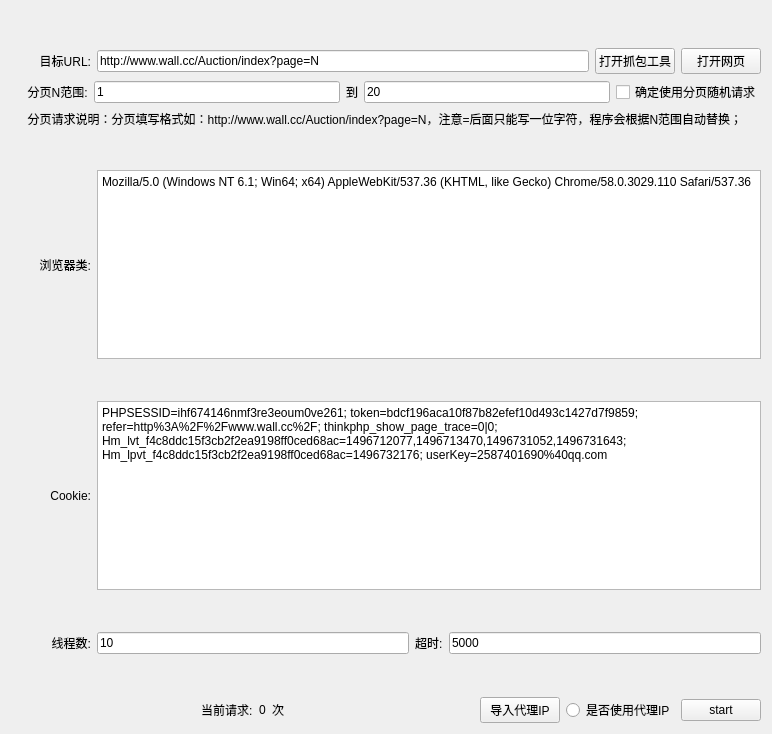
<?xml version="1.0" encoding="UTF-8"?>
<ui version="4.0">
 <class>QtHttpDdos</class>
 <widget class="QWidget" name="QtHttpDdos">
  <property name="geometry">
   <rect>
    <x>0</x>
    <y>0</y>
    <width>772</width>
    <height>734</height>
   </rect>
  </property>
  <property name="sizePolicy">
   <sizepolicy hsizetype="Minimum" vsizetype="Minimum">
    <horstretch>0</horstretch>
    <verstretch>0</verstretch>
   </sizepolicy>
  </property>
  <property name="minimumSize">
   <size>
    <width>0</width>
    <height>0</height>
   </size>
  </property>
  <property name="maximumSize">
   <size>
    <width>16777215</width>
    <height>16777215</height>
   </size>
  </property>
  <property name="windowTitle">
   <string>QtHttpDdos</string>
  </property>
  <property name="layoutDirection">
   <enum>Qt::LeftToRight</enum>
  </property>
  <layout class="QVBoxLayout" name="verticalLayout_2">
   <item>
    <layout class="QVBoxLayout" name="verticalLayout">
     <property name="sizeConstraint">
      <enum>QLayout::SetMinAndMaxSize</enum>
     </property>
     <item>
      <spacer name="verticalSpacer_5">
       <property name="orientation">
        <enum>Qt::Vertical</enum>
       </property>
       <property name="sizeHint" stdset="0">
        <size>
         <width>20</width>
         <height>40</height>
        </size>
       </property>
      </spacer>
     </item>
     <item>
      <layout class="QHBoxLayout" name="horizontalLayout">
       <item>
        <widget class="QLabel" name="label">
         <property name="minimumSize">
          <size>
           <width>80</width>
           <height>0</height>
          </size>
         </property>
         <property name="layoutDirection">
          <enum>Qt::RightToLeft</enum>
         </property>
         <property name="text">
          <string>目标URL:</string>
         </property>
         <property name="alignment">
          <set>Qt::AlignRight|Qt::AlignTrailing|Qt::AlignVCenter</set>
         </property>
        </widget>
       </item>
       <item>
        <widget class="QLineEdit" name="urlEdt">
         <property name="text">
          <string>http://www.wall.cc/Auction/index?page=N</string>
         </property>
        </widget>
       </item>
       <item>
        <widget class="QPushButton" name="getCookieBtn">
         <property name="text">
          <string>打开抓包工具</string>
         </property>
        </widget>
       </item>
       <item>
        <widget class="QPushButton" name="openUrl">
         <property name="text">
          <string>打开网页</string>
         </property>
        </widget>
       </item>
      </layout>
     </item>
     <item>
      <layout class="QHBoxLayout" name="pageRange">
       <item>
        <widget class="QLabel" name="label_8">
         <property name="text">
          <string>     分页N范围:</string>
         </property>
        </widget>
       </item>
       <item>
        <widget class="QLineEdit" name="pageRangeStart">
         <property name="text">
          <string>1</string>
         </property>
        </widget>
       </item>
       <item>
        <widget class="QLabel" name="label_9">
         <property name="text">
          <string>到</string>
         </property>
        </widget>
       </item>
       <item>
        <widget class="QLineEdit" name="pageRangeEnd">
         <property name="text">
          <string>20</string>
         </property>
        </widget>
       </item>
       <item>
        <widget class="QCheckBox" name="surePageRange">
         <property name="text">
          <string>确定使用分页随机请求</string>
         </property>
        </widget>
       </item>
      </layout>
     </item>
     <item>
      <layout class="QHBoxLayout" name="pageInstruction">
       <item>
        <widget class="QLabel" name="label_10">
         <property name="text">
          <string>     分页请求说明：分页填写格式如：http://www.wall.cc/Auction/index?page=N，注意=后面只能写一位字符，程序会根据N范围自动替换；</string>
         </property>
        </widget>
       </item>
      </layout>
     </item>
     <item>
      <spacer name="verticalSpacer">
       <property name="orientation">
        <enum>Qt::Vertical</enum>
       </property>
       <property name="sizeHint" stdset="0">
        <size>
         <width>20</width>
         <height>40</height>
        </size>
       </property>
      </spacer>
     </item>
     <item>
      <layout class="QHBoxLayout" name="horizontalLayout_2">
       <item>
        <widget class="QLabel" name="label_2">
         <property name="minimumSize">
          <size>
           <width>80</width>
           <height>0</height>
          </size>
         </property>
         <property name="text">
          <string>浏览器类:</string>
         </property>
         <property name="alignment">
          <set>Qt::AlignRight|Qt::AlignTrailing|Qt::AlignVCenter</set>
         </property>
        </widget>
       </item>
       <item>
        <widget class="QTextEdit" name="uaEdt">
         <property name="html">
          <string>&lt;!DOCTYPE HTML PUBLIC &quot;-//W3C//DTD HTML 4.0//EN&quot; &quot;http://www.w3.org/TR/REC-html40/strict.dtd&quot;&gt;
&lt;html&gt;&lt;head&gt;&lt;meta name=&quot;qrichtext&quot; content=&quot;1&quot; /&gt;&lt;style type=&quot;text/css&quot;&gt;
p, li { white-space: pre-wrap; }
&lt;/style&gt;&lt;/head&gt;&lt;body style=&quot; font-family:'SimSun'; font-size:9pt; font-weight:400; font-style:normal;&quot;&gt;
&lt;p style=&quot; margin-top:0px; margin-bottom:0px; margin-left:0px; margin-right:0px; -qt-block-indent:0; text-indent:0px;&quot;&gt;Mozilla/5.0 (Windows NT 6.1; Win64; x64) AppleWebKit/537.36 (KHTML, like Gecko) Chrome/58.0.3029.110 Safari/537.36&lt;/p&gt;&lt;/body&gt;&lt;/html&gt;</string>
         </property>
        </widget>
       </item>
      </layout>
     </item>
     <item>
      <spacer name="verticalSpacer_2">
       <property name="orientation">
        <enum>Qt::Vertical</enum>
       </property>
       <property name="sizeHint" stdset="0">
        <size>
         <width>20</width>
         <height>40</height>
        </size>
       </property>
      </spacer>
     </item>
     <item>
      <layout class="QHBoxLayout" name="horizontalLayout_4">
       <item>
        <widget class="QLabel" name="label_3">
         <property name="minimumSize">
          <size>
           <width>80</width>
           <height>0</height>
          </size>
         </property>
         <property name="text">
          <string>Cookie:</string>
         </property>
         <property name="alignment">
          <set>Qt::AlignRight|Qt::AlignTrailing|Qt::AlignVCenter</set>
         </property>
        </widget>
       </item>
       <item>
        <widget class="QTextEdit" name="cookieEdt">
         <property name="html">
          <string>&lt;!DOCTYPE HTML PUBLIC &quot;-//W3C//DTD HTML 4.0//EN&quot; &quot;http://www.w3.org/TR/REC-html40/strict.dtd&quot;&gt;
&lt;html&gt;&lt;head&gt;&lt;meta name=&quot;qrichtext&quot; content=&quot;1&quot; /&gt;&lt;style type=&quot;text/css&quot;&gt;
p, li { white-space: pre-wrap; }
&lt;/style&gt;&lt;/head&gt;&lt;body style=&quot; font-family:'SimSun'; font-size:9pt; font-weight:400; font-style:normal;&quot;&gt;
&lt;p style=&quot; margin-top:0px; margin-bottom:0px; margin-left:0px; margin-right:0px; -qt-block-indent:0; text-indent:0px;&quot;&gt;PHPSESSID=ihf674146nmf3re3eoum0ve261; token=bdcf196aca10f87b82efef10d493c1427d7f9859; refer=http%3A%2F%2Fwww.wall.cc%2F; thinkphp_show_page_trace=0|0; Hm_lvt_f4c8ddc15f3cb2f2ea9198ff0ced68ac=1496712077,1496713470,1496731052,1496731643; Hm_lpvt_f4c8ddc15f3cb2f2ea9198ff0ced68ac=1496732176; userKey=2587401690%40qq.com&lt;/p&gt;&lt;/body&gt;&lt;/html&gt;</string>
         </property>
        </widget>
       </item>
      </layout>
     </item>
     <item>
      <spacer name="verticalSpacer_3">
       <property name="orientation">
        <enum>Qt::Vertical</enum>
       </property>
       <property name="sizeHint" stdset="0">
        <size>
         <width>20</width>
         <height>40</height>
        </size>
       </property>
      </spacer>
     </item>
     <item>
      <layout class="QHBoxLayout" name="horizontalLayout_6">
       <item>
        <spacer name="horizontalSpacer_3">
         <property name="orientation">
          <enum>Qt::Horizontal</enum>
         </property>
         <property name="sizeType">
          <enum>QSizePolicy::Minimum</enum>
         </property>
         <property name="sizeHint" stdset="0">
          <size>
           <width>40</width>
           <height>20</height>
          </size>
         </property>
        </spacer>
       </item>
       <item>
        <widget class="QLabel" name="label_4">
         <property name="text">
          <string>线程数:</string>
         </property>
         <property name="alignment">
          <set>Qt::AlignRight|Qt::AlignTrailing|Qt::AlignVCenter</set>
         </property>
        </widget>
       </item>
       <item>
        <widget class="QLineEdit" name="runCountEdt">
         <property name="text">
          <string>10</string>
         </property>
        </widget>
       </item>
       <item>
        <widget class="QLabel" name="label_5">
         <property name="text">
          <string>超时:</string>
         </property>
        </widget>
       </item>
       <item>
        <widget class="QLineEdit" name="lineEdit_3">
         <property name="text">
          <string>5000</string>
         </property>
        </widget>
       </item>
      </layout>
     </item>
     <item>
      <spacer name="verticalSpacer_4">
       <property name="orientation">
        <enum>Qt::Vertical</enum>
       </property>
       <property name="sizeHint" stdset="0">
        <size>
         <width>20</width>
         <height>40</height>
        </size>
       </property>
      </spacer>
     </item>
     <item>
      <layout class="QHBoxLayout" name="horizontalLayout_7">
       <item>
        <spacer name="horizontalSpacer_2">
         <property name="orientation">
          <enum>Qt::Horizontal</enum>
         </property>
         <property name="sizeHint" stdset="0">
          <size>
           <width>40</width>
           <height>20</height>
          </size>
         </property>
        </spacer>
       </item>
       <item>
        <widget class="QLabel" name="label_6">
         <property name="text">
          <string>当前请求:</string>
         </property>
        </widget>
       </item>
       <item>
        <widget class="QLabel" name="requestCountLab">
         <property name="text">
          <string>0</string>
         </property>
        </widget>
       </item>
       <item>
        <widget class="QLabel" name="label_7">
         <property name="text">
          <string>次</string>
         </property>
        </widget>
       </item>
       <item>
        <spacer name="horizontalSpacer">
         <property name="orientation">
          <enum>Qt::Horizontal</enum>
         </property>
         <property name="sizeHint" stdset="0">
          <size>
           <width>40</width>
           <height>20</height>
          </size>
         </property>
        </spacer>
       </item>
       <item>
        <widget class="QPushButton" name="importIpbtn">
         <property name="text">
          <string>导入代理IP</string>
         </property>
        </widget>
       </item>
       <item>
        <widget class="QRadioButton" name="proxyIdRbtn">
         <property name="text">
          <string>是否使用代理IP</string>
         </property>
        </widget>
       </item>
       <item>
        <widget class="QPushButton" name="controllerpbn">
         <property name="text">
          <string>start</string>
         </property>
        </widget>
       </item>
      </layout>
     </item>
    </layout>
   </item>
  </layout>
 </widget>
 <layoutdefault spacing="6" margin="11"/>
 <resources/>
 <connections/>
</ui>
